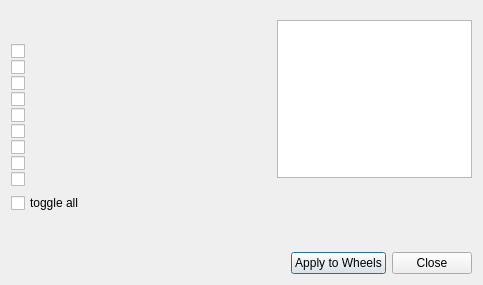
<?xml version="1.0" encoding="UTF-8"?>
<ui version="4.0">
 <class>WheelMasterDialog</class>
 <widget class="QDialog" name="WheelMasterDialog">
  <property name="geometry">
   <rect>
    <x>0</x>
    <y>0</y>
    <width>483</width>
    <height>285</height>
   </rect>
  </property>
  <property name="windowTitle">
   <string>Wheel Master</string>
  </property>
  <layout class="QVBoxLayout" name="verticalLayout_2">
   <item>
    <layout class="QHBoxLayout" name="horizontalLayout" stretch="0,1,0">
     <item>
      <layout class="QVBoxLayout" name="verticalLayout">
       <property name="spacing">
        <number>1</number>
       </property>
       <item>
        <spacer name="verticalSpacer">
         <property name="orientation">
          <enum>Qt::Vertical</enum>
         </property>
         <property name="sizeHint" stdset="0">
          <size>
           <width>20</width>
           <height>40</height>
          </size>
         </property>
        </spacer>
       </item>
       <item>
        <widget class="QCheckBox" name="m_boxes0">
         <property name="text">
          <string/>
         </property>
        </widget>
       </item>
       <item>
        <widget class="QCheckBox" name="m_boxes1">
         <property name="text">
          <string/>
         </property>
        </widget>
       </item>
       <item>
        <widget class="QCheckBox" name="m_boxes2">
         <property name="text">
          <string/>
         </property>
        </widget>
       </item>
       <item>
        <widget class="QCheckBox" name="m_boxes3">
         <property name="text">
          <string/>
         </property>
        </widget>
       </item>
       <item>
        <widget class="QCheckBox" name="m_boxes4">
         <property name="text">
          <string/>
         </property>
        </widget>
       </item>
       <item>
        <widget class="QCheckBox" name="m_boxes5">
         <property name="text">
          <string/>
         </property>
        </widget>
       </item>
       <item>
        <widget class="QCheckBox" name="m_boxes6">
         <property name="text">
          <string/>
         </property>
        </widget>
       </item>
       <item>
        <widget class="QCheckBox" name="m_boxes7">
         <property name="text">
          <string/>
         </property>
        </widget>
       </item>
       <item>
        <widget class="QCheckBox" name="m_boxes8">
         <property name="text">
          <string/>
         </property>
        </widget>
       </item>
      </layout>
     </item>
     <item>
      <widget class="ReflectedPropertyControl" name="m_propsCtrl" native="true">
       <property name="minimumSize">
        <size>
         <width>0</width>
         <height>158</height>
        </size>
       </property>
       <property name="maximumSize">
        <size>
         <width>16777215</width>
         <height>158</height>
        </size>
       </property>
      </widget>
     </item>
     <item>
      <widget class="QTreeView" name="m_wheelList">
       <property name="minimumSize">
        <size>
         <width>195</width>
         <height>158</height>
        </size>
       </property>
       <property name="maximumSize">
        <size>
         <width>195</width>
         <height>158</height>
        </size>
       </property>
       <property name="selectionMode">
        <enum>QAbstractItemView::ExtendedSelection</enum>
       </property>
       <attribute name="headerVisible">
        <bool>false</bool>
       </attribute>
      </widget>
     </item>
    </layout>
   </item>
   <item>
    <widget class="QCheckBox" name="m_toggleAll">
     <property name="text">
      <string>toggle all</string>
     </property>
    </widget>
   </item>
   <item>
    <spacer name="verticalSpacer_2">
     <property name="orientation">
      <enum>Qt::Vertical</enum>
     </property>
     <property name="sizeHint" stdset="0">
      <size>
       <width>20</width>
       <height>40</height>
      </size>
     </property>
    </spacer>
   </item>
   <item>
    <layout class="QHBoxLayout" name="horizontalLayout_2">
     <item>
      <spacer name="horizontalSpacer">
       <property name="orientation">
        <enum>Qt::Horizontal</enum>
       </property>
       <property name="sizeHint" stdset="0">
        <size>
         <width>40</width>
         <height>20</height>
        </size>
       </property>
      </spacer>
     </item>
     <item>
      <spacer name="horizontalSpacer_2">
       <property name="orientation">
        <enum>Qt::Horizontal</enum>
       </property>
       <property name="sizeHint" stdset="0">
        <size>
         <width>40</width>
         <height>20</height>
        </size>
       </property>
      </spacer>
     </item>
     <item>
      <widget class="QPushButton" name="m_buttonApply">
       <property name="text">
        <string>Apply to Wheels</string>
       </property>
      </widget>
     </item>
     <item>
      <widget class="QPushButton" name="m_buttonClose">
       <property name="text">
        <string>Close</string>
       </property>
      </widget>
     </item>
    </layout>
   </item>
  </layout>
 </widget>
 <customwidgets>
  <customwidget>
   <class>ReflectedPropertyControl</class>
   <extends>QWidget</extends>
   <header>Controls/ReflectedPropertyControl/ReflectedPropertyCtrl.h</header>
   <container>1</container>
  </customwidget>
 </customwidgets>
 <resources/>
 <connections>
  <connection>
   <sender>m_buttonClose</sender>
   <signal>clicked()</signal>
   <receiver>WheelMasterDialog</receiver>
   <slot>accept()</slot>
   <hints>
    <hint type="sourcelabel">
     <x>414</x>
     <y>259</y>
    </hint>
    <hint type="destinationlabel">
     <x>397</x>
     <y>239</y>
    </hint>
   </hints>
  </connection>
 </connections>
</ui>
